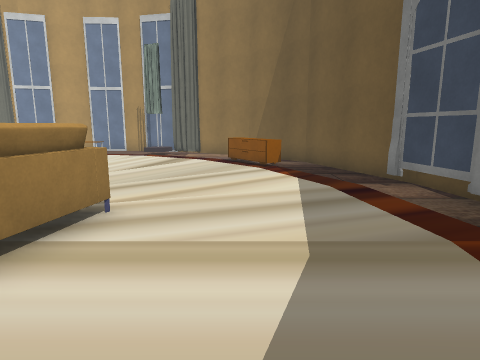
[1] (above)

18 first-person views from a walk through a scene from a Unity 3-D project. The camera is 1.4 m above the floor, tilts 10° down and sees 75° across. The floor is counted in squares, 1 m on a side. Each view is taken from the middle of a square. On the plan, view 1 faces up. The plan holds only what a view shows up to about 14 squares ahead; the rest is blank. The place goes on beyond the plan. The player is left out. Some surface patterns are stand-ins.

[2]
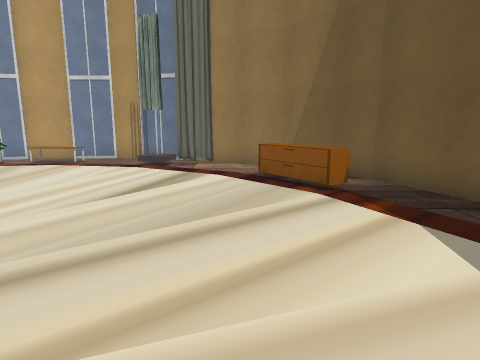

[3]
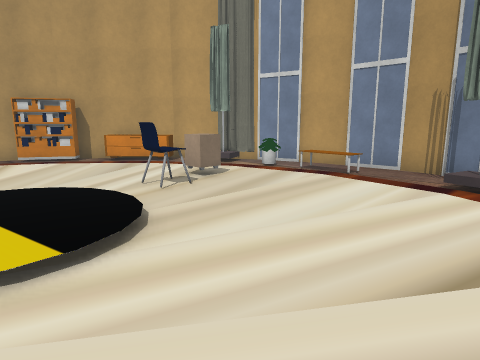

[4]
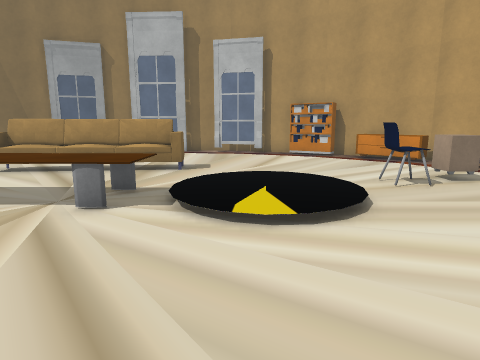

[5]
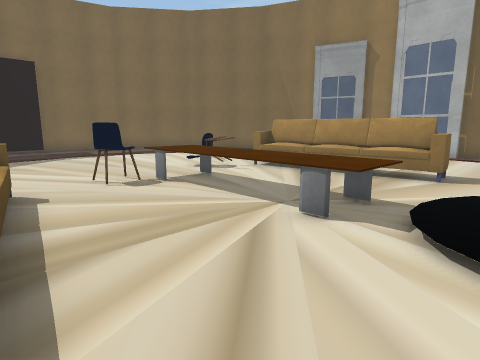

[6]
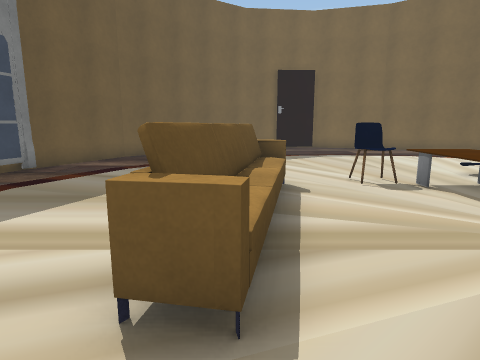

[7]
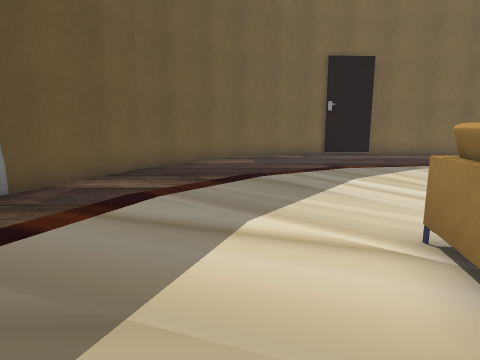

[8]
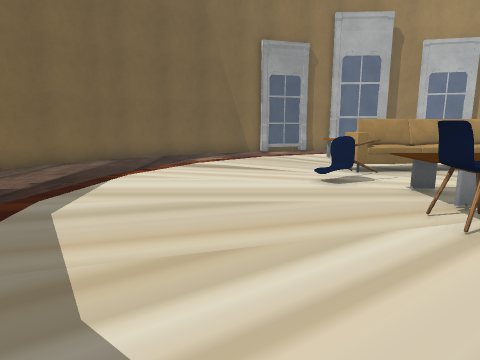

[9]
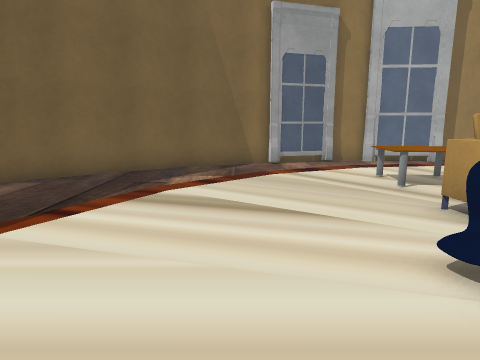

[10]
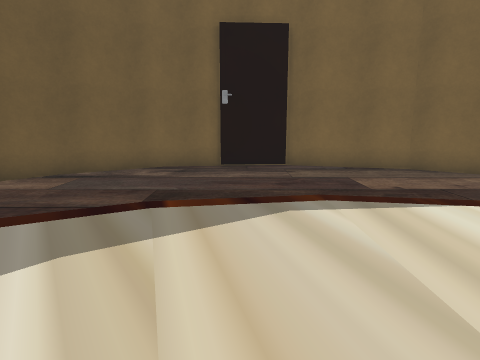

[11]
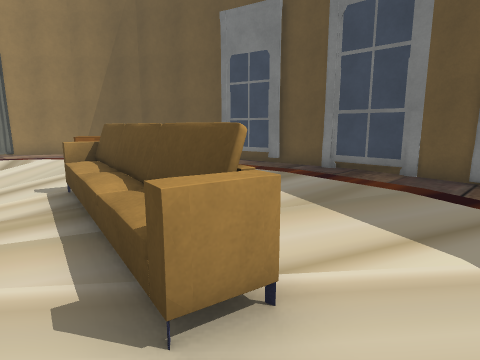

[12]
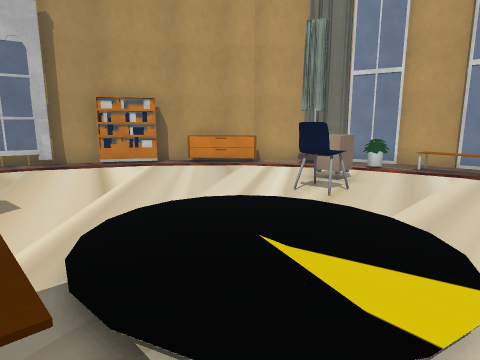

[13]
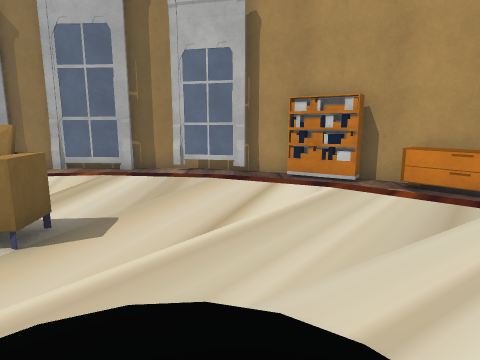

[14]
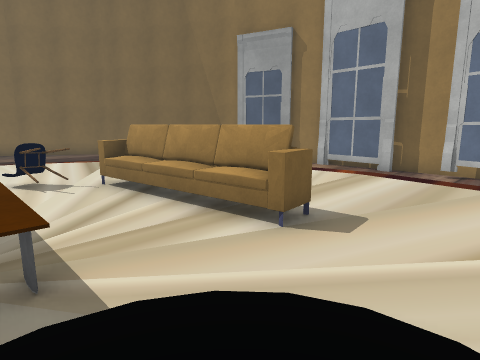

[15]
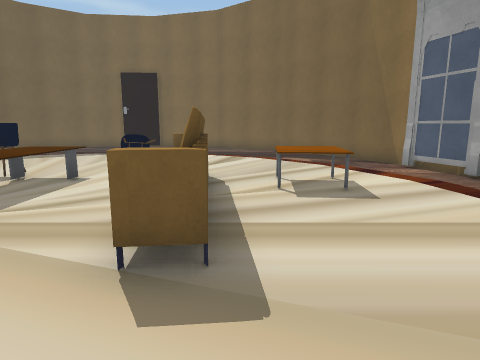

[16]
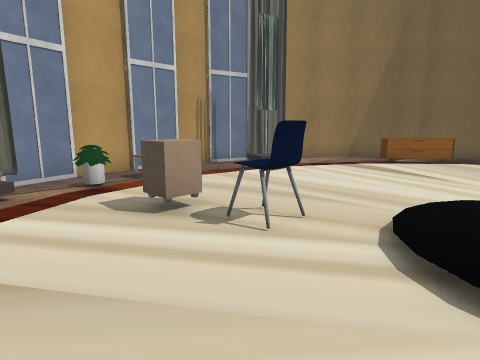

[17]
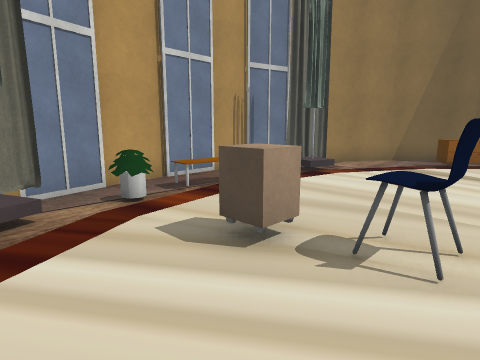

[18]
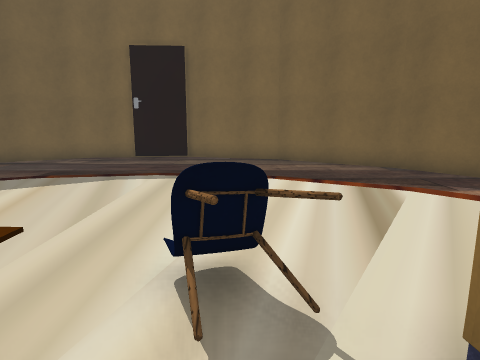

### Floor plan
Points are (right, up) in squares from view 1. A wall is a line through its corners. A room is listed if a view was taken in it or the views show most of it. See-through windows are left out.
Room 1 (views 1, 2, 3, 4, 5, 6, 7, 8, 9, 10, 11, 12, 13, 14, 15, 16, 17, 18)
walls: (4.5, -0.7) (5, 2.1); (4.4, 5.2) (3.8, 7.9); (4.8, 0.5) (4.7, 3.7); (3.7, -3.3) (4.4, -0.6); (4.9, 3.7) (4.4, 7.8); (-19.5, 4) (-19.7, 0.9); (4.4, 7.6) (2.6, 12.3) (0.4, 14.8) (-2.1, 16.4); (-19.9, 1.1) (-18.6, -3.2); (-19, -3.2) (-17.8, -6.1); (-18.7, 8.2) (-19.4, 5.5); (-17.9, -6) (-15.3, -9.6) (-11.6, -12.3) (-7.6, -13.4); (-18.5, 9.9) (-19.9, 6.5) (-20, 1.4); (-7.7, -13.1) (-3.4, -12.9); (-3.5, -13) (-0.6, -11.1) (2.3, -7.4) (3.9, -3.4); (-3.3, 17.2) (-6.5, 17.8); (-6.3, 17.8) (-8.3, 17.7); (-8.2, 17.9) (-11.8, 16.9) (-15, 14.9) (-17.7, 11.6)
objects: shelf (-18, 10) to (-17, 11); cabinet (-16, 12) to (-14, 14); other object (-15, 0) to (-14, 1); sofa (-13, -1) to (-11, 5); other object (-13, 15); curtain (-13, 16) to (-12, 16); chair (-10, -1); chair (-10, 11) to (-9, 11); other object (-10, 12) to (-10, 13); other object (-10, 16); other object (-9, -1) to (-7, 5); other object (-9, 16) to (-7, 16); chair (-7, -1) to (-6, 0); sofa (-4, -1) to (-2, 5); other object (-4, 15); cabinet (0, 11) to (1, 13)

Where each view was taken, in squares from view 1:
view 1: 0 up, 0 right, facing up
view 2: 4 up, 1 left, facing up
view 3: 7 up, 3 left, facing up-left
view 4: 7 up, 2 left, facing left
view 5: 7 up, 3 left, facing down-left
view 6: 7 up, 3 left, facing down
view 7: 3 up, 1 left, facing down
view 8: 4 down, 2 left, facing left
view 9: 4 down, 7 left, facing left
view 10: 2 down, 6 left, facing down
view 11: 2 down, 5 left, facing up-right
view 12: 5 up, 6 left, facing up-left
view 13: 8 up, 8 left, facing left
view 14: 8 up, 8 left, facing down-left
view 15: 8 up, 13 left, facing down
view 16: 8 up, 13 left, facing up-right
view 17: 10 up, 13 left, facing up-right
view 18: 1 up, 10 left, facing down
